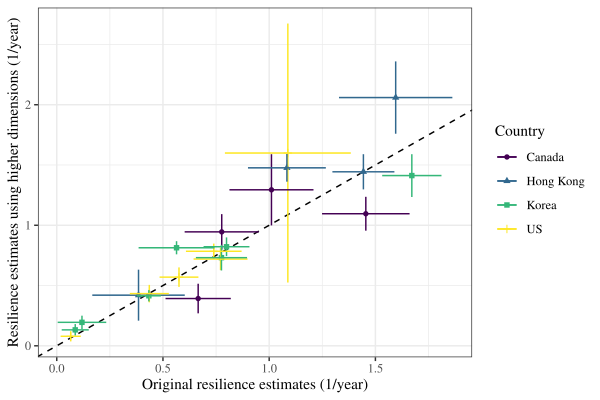

Write the R code that produced this figure.
library(tidyr)
library(dplyr)
library(ggplot2); theme_set(theme_bw(base_family = "Times"))
library(egg)
library(gridExtra)
load("figure4_summ_th.rda")
load("../figure4/figure4_summ.rda")

analysis_all_summ_filter_th2 <- analysis_all_summ_filter_th %>%
  select(key, country, resilience, resilience_lwr, resilience_upr) %>%
  rename(
    resilience_th=resilience, 
    resilience_th_lwr=resilience_lwr, 
    resilience_th_upr=resilience_upr
  )

analysis_all_summ_filter2 <- analysis_all_summ_filter %>%
  select(key, country, resilience, resilience_lwr, resilience_upr)

analysis_comb <- merge(analysis_all_summ_filter2, analysis_all_summ_filter_th2)

g1 <- ggplot(analysis_comb) +
  geom_abline(intercept=0, slope=1, lty=2) +
  geom_point(aes(resilience, resilience_th, col=country, shape=country)) +
  geom_errorbar(aes(x=resilience, ymin=resilience_th_lwr, ymax=resilience_th_upr, col=country), width=0) +
  geom_errorbarh(aes(xmin=resilience_lwr, xmax=resilience_upr, y=resilience_th, col=country), height=0) +
  scale_x_continuous("Original resilience estimates (1/year)") +
  scale_y_continuous("Resilience estimates using higher dimensions (1/year)") +
  scale_color_viridis_d("Country") +
  scale_shape_discrete("Country") +
  theme(
    
  )

ggsave("figure4_comparison.pdf", g1, width=6, height=4)
